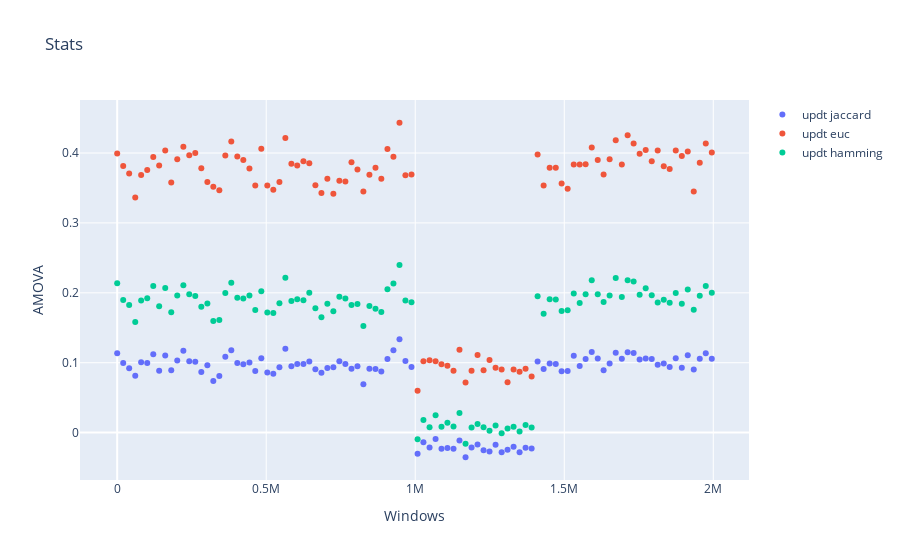

Notebook source saved alongside this figure:
### Code cell
AMOVA_stats= [[[Chr,wind,*Results[Chr][wind]] for wind in Results[Chr].keys()] for Chr in Results.keys()]
AMOVA_stats= np.array([y for y in it.chain(*AMOVA_stats)])

Names= ['updt jaccard','updt euc','updt hamming']

fig_data= [go.Scatter(
    x= AMOVA_stats[:,1],
    y= AMOVA_stats[:,x],
    mode= 'markers',
    name= Names[x - 3]
) for x in range(3,6)]

layout = go.Layout(
    title= 'Stats',
    yaxis=dict(
        title='AMOVA'),
    xaxis=dict(
        title='Windows')
)

fig= go.Figure(data=fig_data, layout=layout)
iplot(fig)
